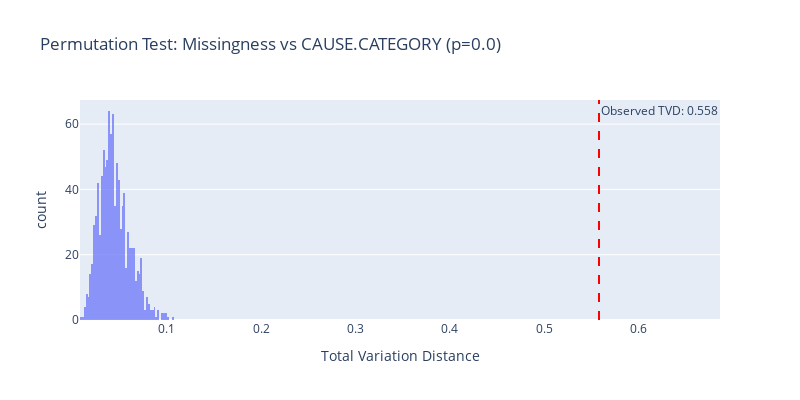

Notebook cell for this chart:
### Code cell
# --- Cell 5: Empirical distribution — Cause test ---
fig_perm1 = px.histogram(
    x=tvds,
    nbins=50,
    title=f'Permutation Test: Missingness vs CAUSE.CATEGORY (p={p_value_cause})',
    labels={'x': 'Total Variation Distance'},
    opacity=0.7,
)
fig_perm1.add_vline(x=observed_tvd, line_dash='dash', line_color='red',
                    annotation_text=f'Observed TVD: {observed_tvd:.3f}')
fig_perm1.update_layout(width=800, height=400, showlegend=False)
fig_perm1.show()

### Figure 1 — Plotly figure (JSON) as saved in the notebook; plotly's stock layout.template omitted (floating-point values rounded to 4 significant figures; data arrays with more than 128 entries replaced by an {"elided": "..."} marker saying what was removed)
{"data": [{"alignmentgroup": "True", "bingroup": "x", "hovertemplate": "Total Variation Distance=%{x}<br>count=%{y}<extra></extra>", "legendgroup": "", "marker": {"color": "#636efa", "opacity": 0.7, "pattern": {"shape": ""}}, "name": "", "nbinsx": 50, "offsetgroup": "", "orientation": "v", "showlegend": false, "type": "histogram", "x": {"elided": "1000 float values"}, "xaxis": "x", "yaxis": "y"}], "layout": {"annotations": [{"showarrow": false, "text": "Observed TVD: 0.558", "x": 0.5581, "xanchor": "left", "xref": "x", "y": 1, "yanchor": "top", "yref": "y domain"}], "barmode": "relative", "height": 400, "legend": {"tracegroupgap": 0}, "shapes": [{"line": {"color": "red", "dash": "dash"}, "type": "line", "x0": 0.5581, "x1": 0.5581, "xref": "x", "y0": 0, "y1": 1, "yref": "y domain"}], "showlegend": false, "title": {"text": "Permutation Test: Missingness vs CAUSE.CATEGORY (p=0.0)"}, "width": 800, "xaxis": {"anchor": "y", "domain": [0, 1], "title": {"text": "Total Variation Distance"}}, "yaxis": {"anchor": "x", "domain": [0, 1], "title": {"text": "count"}}}}
